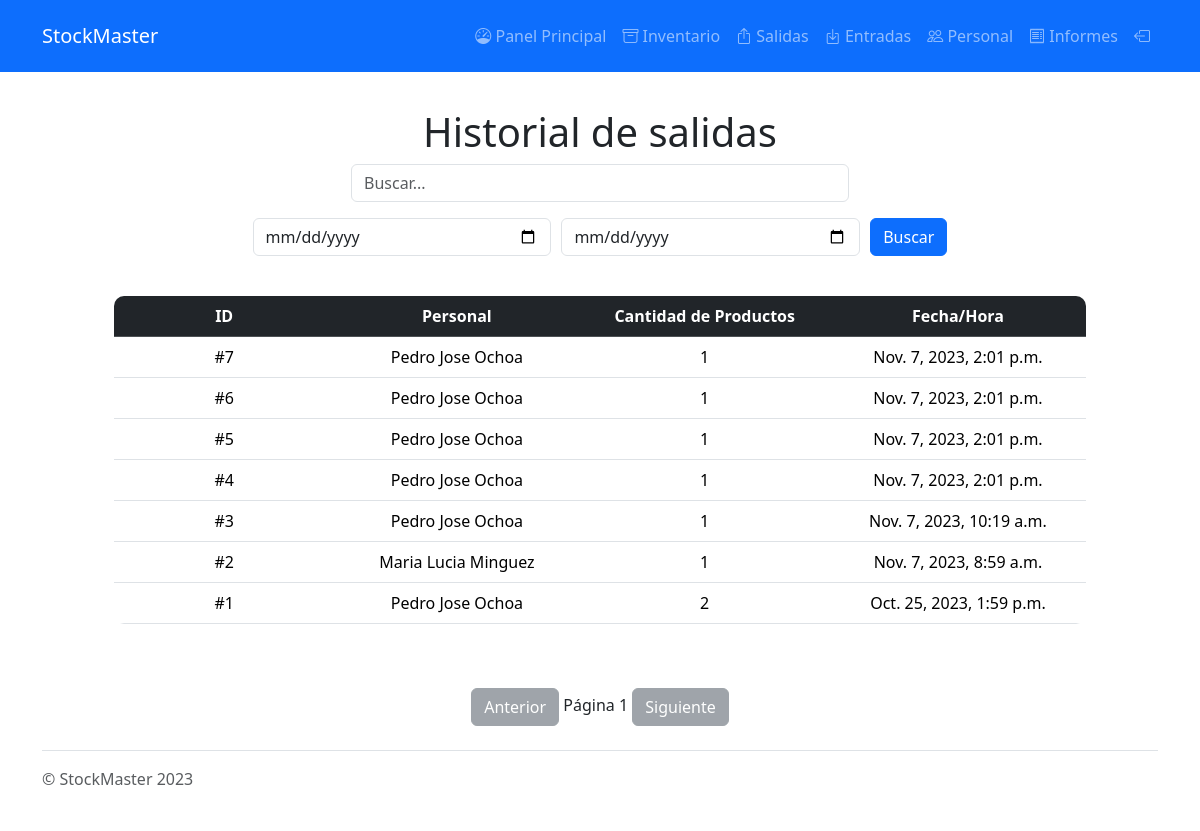
The app's page /historial/salidas/ (signed in), older data.
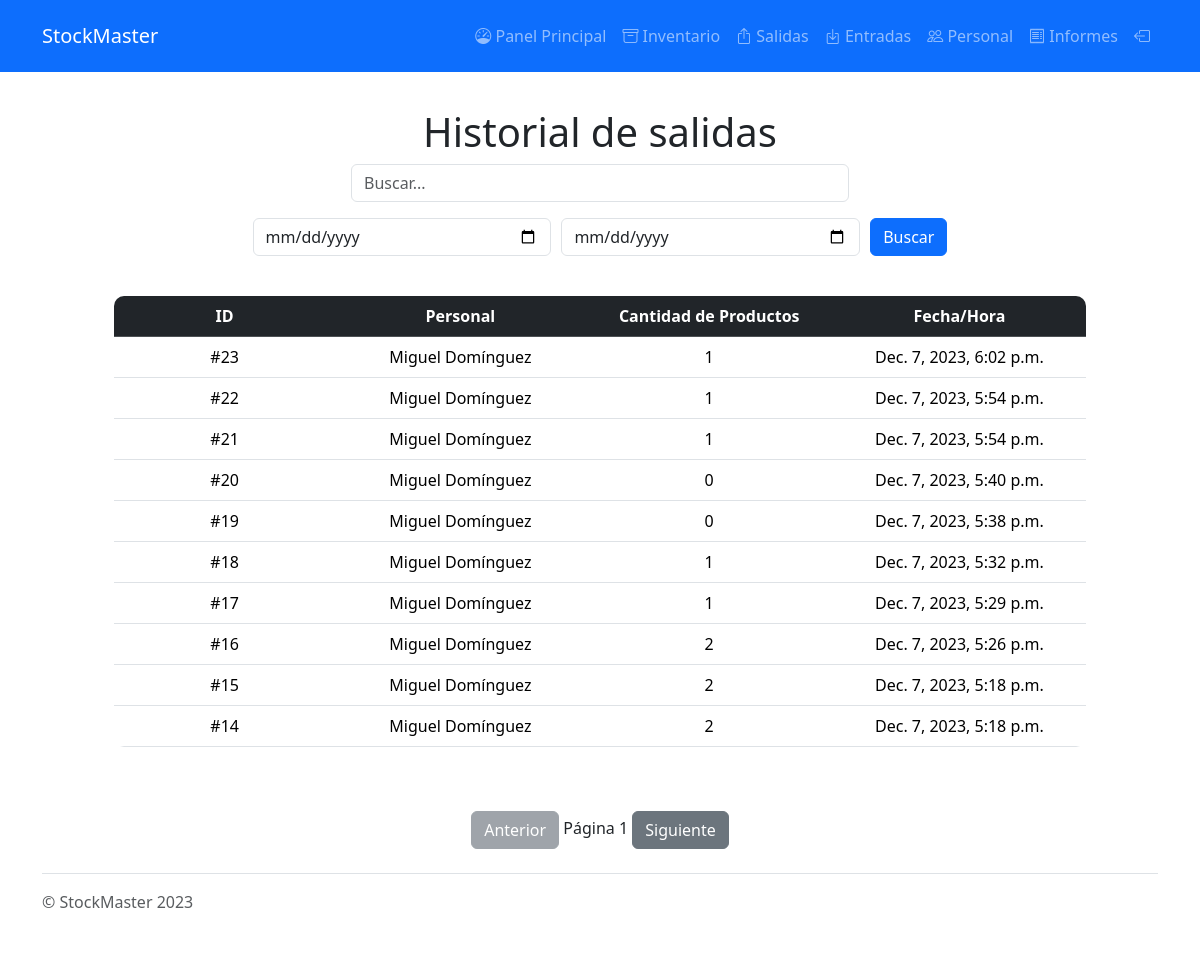
The same page, newer data.
### OutputHistory/models.py (models this page shows, shortened)
class OutputOrder(models.Model):
    worker = models.ForeignKey(Worker, on_delete=models.CASCADE)
    """
    ForeignKey: The worker associated with the output order.
    """
    date_created = models.DateTimeField(auto_now_add=True)
    """
    DateTimeField: The date and time when the order was created.
    """
    def GetItems(self):
        return OutputOrderItem.objects.filter(outputOrder=self)

### Workers/models.py (models this page shows, shortened)
class Worker(models.Model):
    name = models.CharField(max_length=255)
    """
    str: The name of the employee.
    """
    employeeNumber = models.IntegerField(unique=True)
    """
    int: The unique employee number.
    """
    workArea = models.CharField(max_length=255)
    """
    str: The work area of the employee.
    """
    employeePassword = models.CharField(max_length=255)
    """
    str: The password of the employee.
    """

### OutputHistory/views.py (the view)
# urls.py: path('historial/', include("OutputHistory.urls"), name="history"),
@login_required(login_url='login')
def OutputHistory(request):
    searchQuery = request.GET.get("search")
    start_date = request.GET.get('start_date')
    end_date = request.GET.get('end_date')
    outputOrders = OutputOrder.objects.all()
    if searchQuery:
        search_query_normalized = RemoveAccents(searchQuery).lower()
        outputOrders = outputOrders.filter(
            Q(worker__name__icontains=search_query_normalized) |
            Q(id__icontains=search_query_normalized)
        )
    if start_date and end_date:
        start_date_obj = datetime.strptime(start_date, '%Y-%m-%d').date()
        end_date_obj = datetime.strptime(end_date, '%Y-%m-%d').date() + timedelta(days=1)
        outputOrders = outputOrders.filter(date_created__range=[start_date_obj, end_date_obj])
    paginator = Paginator(outputOrders.order_by("-date_created"), 10)
    pageNumber = request.GET.get("page")
    page_obj = paginator.get_page(pageNumber)
    context = {
        'page_obj': page_obj,
    }
    return render(request, 'outputHistory.html', context)

### templates/outputHistory.html (shortened to what this page needs)
{% extends 'base.html' %}
{% block content %}
    <html lang="en">
    <head>
        <link href="https://cdn.jsdelivr.net/npm/bootstrap@5.3.2/dist/css/bootstrap.min.css" rel="stylesheet"
>
        <link rel="stylesheet" href="https://cdn.jsdelivr.net/npm/bootstrap-icons@1.3.0/font/bootstrap-icons.css">
    </head>
    <body>
    <div class="container">
        <section class="p-5">
            <div class="container text-center">
                <div class="row text-center g-4">
                    <div class="col-md">
                        <h1>Historial de salidas</h1>
                        <div class="d-flex justify-content-center mb-3">
                            <input id="searchInput" type="text" class="form-control" style="max-width: 50%;"
                                   placeholder="Buscar...">
                        </div>
                        <div class="d-flex justify-content-center mb-3">
                            <input id="startDateInput" type="date" class="form-control"
                                   style="max-width: 30%; margin-right: 10px;" placeholder="Fecha de inicio">
                            <input id="endDateInput" type="date" class="form-control"
                                   style="max-width: 30%; margin-right: 10px;" placeholder="Fecha de fin" min="">
                            <button id="searchButton" class="btn btn-primary">Buscar</button>
                        </div>
                        <div class="container mt-4">
                            {% if page_obj %}
                                <div class="table-responsive">
                                    <table class="table mt-3 table-hover tableRoundedm">
                                        <thead class="table-dark">
                                        <tr>
                                            <th>ID</th>
                                            <th>Personal</th>
                                            <th>Cantidad de Productos</th>
                                            <th>Fecha/Hora</th>
                                        </tr>
                                        </thead>
                                        <tbody id="inventory-table">
                                        {% for order in page_obj %}
                                            <tr class="table-row clickableRow"
                                                data-href="{% url 'outputDetails' order.id %}">
                                                <td>#{{ order.id }}</td>
                                                <td>{{ order.worker.name }}</td>
                                                <td>{{ order.GetItems.count }}</td>
                                                <td>{{ order.date_created }}</td>
                                            </tr>
                                        {% endfor %}
                                    </table>
                                </div>
                            {% endif %}
                        </div>
                    </div>
                </div>
            </div>
        </section>
        <div class="text-center">
            {% if page_obj.has_previous %}
                <a href="?page={{ page_obj.previous_page_number }}" id="prevPage" class="btn btn-secondary">Anterior</a>
            {% else %}
                <button class="btn btn-secondary" disabled>Anterior</button>
            {% endif %}
            <span id="currentPage">Página {{ page_obj.number }}</span>
            {% if page_obj.has_next %}
                <a href="?page={{ page_obj.next_page_number }}" id="nextPage" class="btn btn-secondary">Siguiente</a>
            {% else %}
                <button class="btn btn-secondary" disabled>Siguiente</button>
            {% endif %}
        </div>
    </div>
    </body>
{% endblock content %}

Row changes from the older to the newer data that the page shows:
no longer on this page (row unchanged): OutputOrder: id "7", worker.name "Pedro Jose Ochoa", GetItems.count "1", date_created "Nov. 7, 2023, 2:01 p.m."
no longer on this page (row edited): OutputOrder: id "6", worker.name "Pedro Jose Ochoa", GetItems.count "1", date_created "Nov. 7, 2023, 2:01 p.m."
no longer on this page (row unchanged): OutputOrder: id "5", worker.name "Pedro Jose Ochoa", GetItems.count "1", date_created "Nov. 7, 2023, 2:01 p.m."
no longer on this page (row unchanged): OutputOrder: id "4", worker.name "Pedro Jose Ochoa", GetItems.count "1", date_created "Nov. 7, 2023, 2:01 p.m."
no longer on this page (row unchanged): OutputOrder: id "3", worker.name "Pedro Jose Ochoa", GetItems.count "1", date_created "Nov. 7, 2023, 10:19 a.m."
no longer on this page (row unchanged): OutputOrder: id "2", worker.name "Maria Lucia Minguez", GetItems.count "1", date_created "Nov. 7, 2023, 8:59 a.m."
removed OutputOrder: id "1", worker.name "Pedro Jose Ochoa", GetItems.count "2", date_created "Oct. 25, 2023, 1:59 p.m."
added OutputOrder: id "23", worker.name "Miguel Domínguez", GetItems.count "1", date_created "Dec. 7, 2023, 6:02 p.m."
added OutputOrder: id "22", worker.name "Miguel Domínguez", GetItems.count "1", date_created "Dec. 7, 2023, 5:54 p.m."
added OutputOrder: id "21", worker.name "Miguel Domínguez", GetItems.count "1", date_created "Dec. 7, 2023, 5:54 p.m."
added OutputOrder: id "20", worker.name "Miguel Domínguez", GetItems.count "0", date_created "Dec. 7, 2023, 5:40 p.m."
added OutputOrder: id "19", worker.name "Miguel Domínguez", GetItems.count "0", date_created "Dec. 7, 2023, 5:38 p.m."
added OutputOrder: id "18", worker.name "Miguel Domínguez", GetItems.count "1", date_created "Dec. 7, 2023, 5:32 p.m."
added OutputOrder: id "17", worker.name "Miguel Domínguez", GetItems.count "1", date_created "Dec. 7, 2023, 5:29 p.m."
added OutputOrder: id "16", worker.name "Miguel Domínguez", GetItems.count "2", date_created "Dec. 7, 2023, 5:26 p.m."
added OutputOrder: id "15", worker.name "Miguel Domínguez", GetItems.count "2", date_created "Dec. 7, 2023, 5:18 p.m."
added OutputOrder: id "14", worker.name "Miguel Domínguez", GetItems.count "2", date_created "Dec. 7, 2023, 5:18 p.m."
